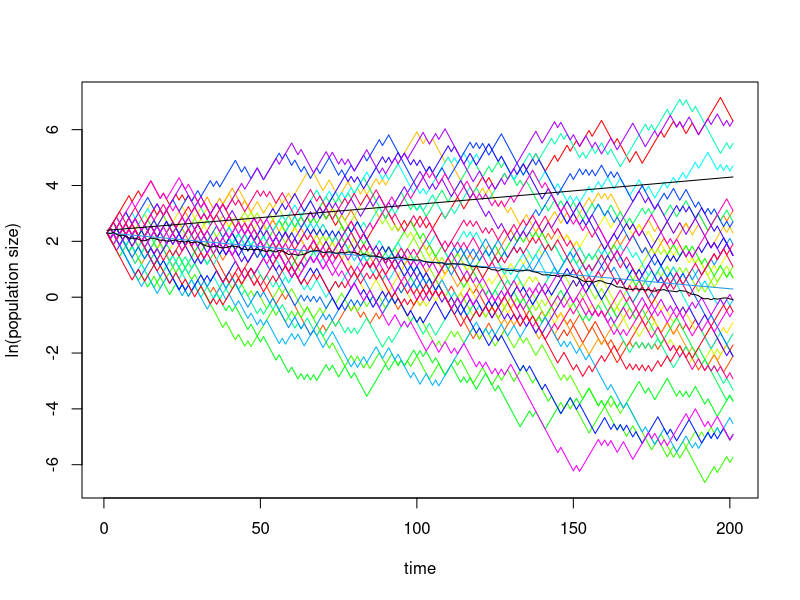
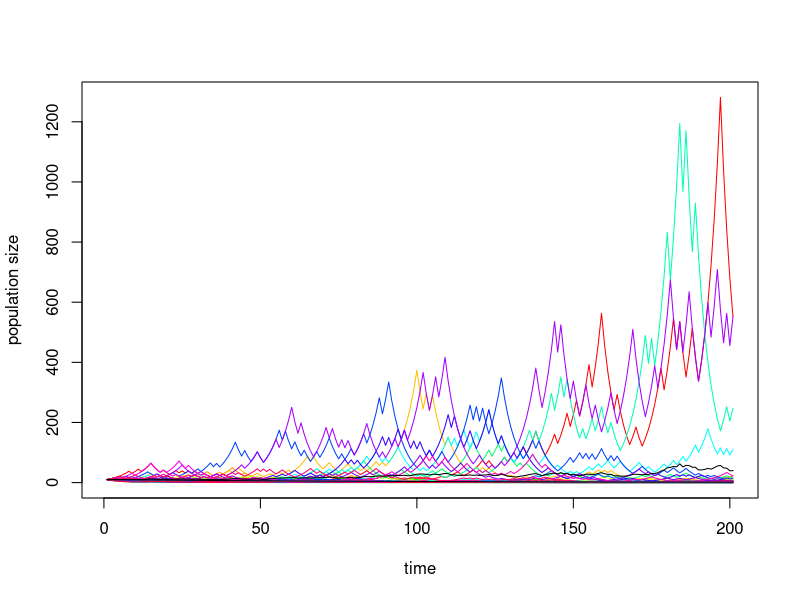

Write the R code that produced these figures, in order.
lambda.mean <- 1.01
deviation <- 0.2
lambda1 <- (lambda.mean + deviation)
lambda2 <- (lambda.mean - deviation)
lambda.geo <- sqrt(lambda1*lambda2)
possible.outcomes <- c(lambda1, lambda2)
probabilities <- c(0.5, 0.5)
N0 <- 10 # initial population size
tmax <- 200 # length of the time series

environmental.stochasticity <- function(N0, tmax, possible.outcomes, probabilities) {
  time.series <- c()
  time.series[1] <- N0
  for (t in 1:tmax) {
    lambda <- sample(possible.outcomes, 1, replace = TRUE, probabilities)
    time.series[t+1] <- time.series[t] * lambda
  }
  return(time.series)
}

sim <- 40

results <- matrix(nrow = tmax + 1, ncol = sim)

for (i in 1:sim) {
  results[, i] <- environmental.stochasticity(N0, tmax, possible.outcomes, probabilities)
}

time.series.geom <- c(N0)
for (t in 1:tmax) {
  time.series.geom[t+1] <- time.series.geom[t]*lambda.geo
}

cl <- rainbow(sim)
log.range <- range(
  log(results),
  log(time.series.geom),
  finite = TRUE
)

plot(log(results[, 1]), type="l", ylim=log.range, col=cl[1], xlab="time", ylab="ln(population size)")
for (i in 2:sim) {
  lines(log(results[, i]), type="l", col=cl[i])
}

lines(log(time.series.geom), type="l", col="4")

log.row.means <- rowMeans(log(results))
lines(log.row.means, type="l", col="Black")




log.range <- range(
  log(results),
  log(time.series.geom),
  finite = TRUE
)
log.range  





time.series.expected <- c()
time.series.expected[1] <- N0
for (t in 1:tmax) {
  time.series.expected[t+1] <- time.series.expected[t]*lambda.mean
}

lines(log(time.series.expected + 1), type="l", col="Black")

# plot on normal scale
plot(results[, 1], type="l", ylim=c(0, max(time.series.geom, results)), col=cl[1], xlab="time", ylab="population size")
for (i in 2:sim) {
  lines(results[, i], type="l", col=cl[i])
}

lines(time.series.geom, type="l", col="4")

log.row.means <- rowMeans(results)
lines(log.row.means, type="l", col="Black")

exp.mean.lambda <- sqrt(lambda1*lambda2) # exponential of the formula in the above equation

time.series.expected <- c()
time.series.expected[1] <- N0
for (t in 1:tmax) {
  time.series.expected[t+1] <- time.series.expected[t]*exp.mean.lambda
}

lines(time.series.expected, type="l", col="Black")
